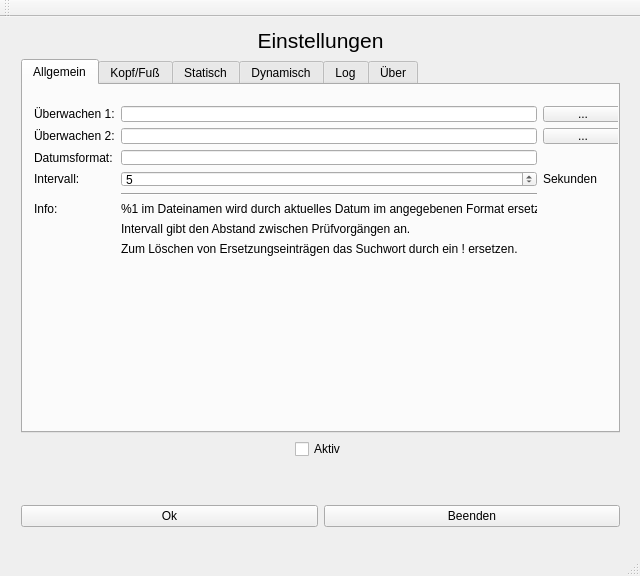
<?xml version="1.0" encoding="UTF-8"?>
<ui version="4.0">
 <class>rsi</class>
 <widget class="QMainWindow" name="rsi">
  <property name="geometry">
   <rect>
    <x>0</x>
    <y>0</y>
    <width>640</width>
    <height>576</height>
   </rect>
  </property>
  <property name="windowTitle">
   <string>rsi</string>
  </property>
  <widget class="QWidget" name="centralWidget">
   <widget class="QWidget" name="layoutWidget0">
    <property name="geometry">
     <rect>
      <x>10</x>
      <y>0</y>
      <width>621</width>
      <height>521</height>
     </rect>
    </property>
    <layout class="QVBoxLayout" name="verticalLayout">
     <item>
      <widget class="QLabel" name="header">
       <property name="font">
        <font>
         <pointsize>16</pointsize>
        </font>
       </property>
       <property name="text">
        <string>Einstellungen</string>
       </property>
       <property name="alignment">
        <set>Qt::AlignHCenter|Qt::AlignTop</set>
       </property>
      </widget>
     </item>
     <item>
      <widget class="QTabWidget" name="tabWidget">
       <property name="currentIndex">
        <number>0</number>
       </property>
       <widget class="QWidget" name="settings_tab">
        <attribute name="title">
         <string>Allgemein</string>
        </attribute>
        <widget class="QWidget" name="layoutWidget1">
         <property name="geometry">
          <rect>
           <x>0</x>
           <y>10</y>
           <width>611</width>
           <height>172</height>
          </rect>
         </property>
         <layout class="QGridLayout" name="form">
          <property name="sizeConstraint">
           <enum>QLayout::SetDefaultConstraint</enum>
          </property>
          <item row="2" column="0">
           <widget class="QLabel" name="label_uw_2">
            <property name="text">
             <string>Überwachen 2:</string>
            </property>
           </widget>
          </item>
          <item row="2" column="1">
           <widget class="QLineEdit" name="input_uw_2">
            <property name="enabled">
             <bool>true</bool>
            </property>
           </widget>
          </item>
          <item row="2" column="2">
           <widget class="QPushButton" name="button_uw_2">
            <property name="text">
             <string>...</string>
            </property>
           </widget>
          </item>
          <item row="0" column="0">
           <widget class="QLabel" name="label_uw">
            <property name="text">
             <string>Überwachen 1:</string>
            </property>
           </widget>
          </item>
          <item row="0" column="1">
           <widget class="QLineEdit" name="input_uw">
            <property name="enabled">
             <bool>true</bool>
            </property>
           </widget>
          </item>
          <item row="0" column="2">
           <widget class="QPushButton" name="button_uw">
            <property name="text">
             <string>...</string>
            </property>
           </widget>
          </item>
          <item row="3" column="0">
           <widget class="QLabel" name="label_dform">
            <property name="text">
             <string>Datumsformat:</string>
            </property>
           </widget>
          </item>
          <item row="3" column="1">
           <widget class="QLineEdit" name="input_dform"/>
          </item>
          <item row="4" column="0">
           <widget class="QLabel" name="label_int">
            <property name="text">
             <string>Intervall:</string>
            </property>
           </widget>
          </item>
          <item row="4" column="1">
           <widget class="QSpinBox" name="input_int">
            <property name="minimum">
             <number>1</number>
            </property>
            <property name="maximum">
             <number>3600</number>
            </property>
            <property name="value">
             <number>5</number>
            </property>
           </widget>
          </item>
          <item row="6" column="0">
           <widget class="QLabel" name="label_3">
            <property name="text">
             <string>Info:</string>
            </property>
           </widget>
          </item>
          <item row="6" column="1">
           <widget class="QLabel" name="label_2">
            <property name="text">
             <string>%1 im Dateinamen wird durch aktuelles Datum im angegebenen Format ersetzt. </string>
            </property>
           </widget>
          </item>
          <item row="5" column="1">
           <widget class="Line" name="line_3">
            <property name="orientation">
             <enum>Qt::Horizontal</enum>
            </property>
           </widget>
          </item>
          <item row="5" column="0">
           <spacer name="verticalSpacer">
            <property name="orientation">
             <enum>Qt::Vertical</enum>
            </property>
            <property name="sizeHint" stdset="0">
             <size>
              <width>20</width>
              <height>40</height>
             </size>
            </property>
           </spacer>
          </item>
          <item row="7" column="1">
           <widget class="QLabel" name="label">
            <property name="text">
             <string>Intervall gibt den Abstand zwischen Prüfvorgängen an.</string>
            </property>
           </widget>
          </item>
          <item row="4" column="2">
           <widget class="QLabel" name="label_4">
            <property name="text">
             <string>Sekunden</string>
            </property>
           </widget>
          </item>
          <item row="8" column="1">
           <widget class="QLabel" name="label_5">
            <property name="text">
             <string>Zum Löschen von Ersetzungseinträgen das Suchwort durch ein ! ersetzen.</string>
            </property>
           </widget>
          </item>
         </layout>
        </widget>
       </widget>
       <widget class="QWidget" name="headerfooter">
        <attribute name="title">
         <string>Kopf/Fuß</string>
        </attribute>
        <widget class="QWidget" name="horizontalLayoutWidget">
         <property name="geometry">
          <rect>
           <x>0</x>
           <y>0</y>
           <width>611</width>
           <height>361</height>
          </rect>
         </property>
         <layout class="QHBoxLayout" name="horizontalLayout_3">
          <item>
           <layout class="QVBoxLayout" name="verticalLayout_4">
            <item>
             <widget class="QPlainTextEdit" name="headText">
              <property name="sizePolicy">
               <sizepolicy hsizetype="Expanding" vsizetype="Expanding">
                <horstretch>0</horstretch>
                <verstretch>0</verstretch>
               </sizepolicy>
              </property>
             </widget>
            </item>
            <item>
             <widget class="Line" name="line_2">
              <property name="orientation">
               <enum>Qt::Horizontal</enum>
              </property>
             </widget>
            </item>
            <item>
             <widget class="QPlainTextEdit" name="footText">
              <property name="sizePolicy">
               <sizepolicy hsizetype="Expanding" vsizetype="Expanding">
                <horstretch>0</horstretch>
                <verstretch>0</verstretch>
               </sizepolicy>
              </property>
             </widget>
            </item>
           </layout>
          </item>
          <item>
           <layout class="QVBoxLayout" name="verticalLayout_2">
            <item>
             <widget class="QLabel" name="headLabel">
              <property name="text">
               <string>Kopf</string>
              </property>
             </widget>
            </item>
            <item>
             <spacer name="headSpacer">
              <property name="orientation">
               <enum>Qt::Vertical</enum>
              </property>
              <property name="sizeHint" stdset="0">
               <size>
                <width>20</width>
                <height>40</height>
               </size>
              </property>
             </spacer>
            </item>
            <item>
             <widget class="QPushButton" name="headSave">
              <property name="enabled">
               <bool>false</bool>
              </property>
              <property name="text">
               <string>Speichern</string>
              </property>
             </widget>
            </item>
            <item>
             <widget class="QPushButton" name="headReset">
              <property name="enabled">
               <bool>false</bool>
              </property>
              <property name="text">
               <string>Zurücksetzen</string>
              </property>
             </widget>
            </item>
            <item>
             <widget class="Line" name="line">
              <property name="orientation">
               <enum>Qt::Horizontal</enum>
              </property>
             </widget>
            </item>
            <item>
             <widget class="QLabel" name="footLabel">
              <property name="text">
               <string>Fuß</string>
              </property>
             </widget>
            </item>
            <item>
             <spacer name="footSpacer">
              <property name="orientation">
               <enum>Qt::Vertical</enum>
              </property>
              <property name="sizeHint" stdset="0">
               <size>
                <width>20</width>
                <height>40</height>
               </size>
              </property>
             </spacer>
            </item>
            <item>
             <widget class="QPushButton" name="footSave">
              <property name="enabled">
               <bool>false</bool>
              </property>
              <property name="text">
               <string>Speichern</string>
              </property>
             </widget>
            </item>
            <item>
             <widget class="QPushButton" name="footReset">
              <property name="enabled">
               <bool>false</bool>
              </property>
              <property name="text">
               <string>Zurücksetzen</string>
              </property>
             </widget>
            </item>
           </layout>
          </item>
         </layout>
        </widget>
       </widget>
       <widget class="QWidget" name="static_tab">
        <attribute name="title">
         <string>Statisch</string>
        </attribute>
        <widget class="QTableView" name="table_static">
         <property name="geometry">
          <rect>
           <x>0</x>
           <y>0</y>
           <width>621</width>
           <height>371</height>
          </rect>
         </property>
        </widget>
       </widget>
       <widget class="QWidget" name="dynamic_tab">
        <attribute name="title">
         <string>Dynamisch</string>
        </attribute>
        <widget class="QTableView" name="table_dynamic">
         <property name="geometry">
          <rect>
           <x>0</x>
           <y>0</y>
           <width>621</width>
           <height>371</height>
          </rect>
         </property>
        </widget>
       </widget>
       <widget class="QWidget" name="log_tab">
        <attribute name="title">
         <string>Log</string>
        </attribute>
        <widget class="QPlainTextEdit" name="log">
         <property name="geometry">
          <rect>
           <x>0</x>
           <y>0</y>
           <width>611</width>
           <height>361</height>
          </rect>
         </property>
         <property name="undoRedoEnabled">
          <bool>false</bool>
         </property>
         <property name="readOnly">
          <bool>true</bool>
         </property>
        </widget>
       </widget>
       <widget class="QWidget" name="about_tab">
        <attribute name="title">
         <string>Über</string>
        </attribute>
        <widget class="QTextEdit" name="about">
         <property name="geometry">
          <rect>
           <x>0</x>
           <y>0</y>
           <width>611</width>
           <height>361</height>
          </rect>
         </property>
         <property name="undoRedoEnabled">
          <bool>false</bool>
         </property>
         <property name="readOnly">
          <bool>true</bool>
         </property>
         <property name="html">
          <string>&lt;!DOCTYPE HTML PUBLIC &quot;-//W3C//DTD HTML 4.0//EN&quot; &quot;http://www.w3.org/TR/REC-html40/strict.dtd&quot;&gt;
&lt;html&gt;&lt;head&gt;&lt;meta name=&quot;qrichtext&quot; content=&quot;1&quot; /&gt;&lt;style type=&quot;text/css&quot;&gt;
p, li { white-space: pre-wrap; }
&lt;/style&gt;&lt;/head&gt;&lt;body style=&quot; font-family:'MS Shell Dlg 2'; font-size:8.25pt; font-weight:400; font-style:normal;&quot;&gt;
&lt;p style=&quot; margin-top:0px; margin-bottom:0px; margin-left:0px; margin-right:0px; -qt-block-indent:0; text-indent:0px;&quot;&gt;&lt;span style=&quot; font-family:'Ubuntu'; font-size:12pt; font-weight:600;&quot;&gt;Re-stand-in&lt;br /&gt;&lt;/span&gt;&lt;/p&gt;
&lt;p style=&quot; margin-top:0px; margin-bottom:0px; margin-left:0px; margin-right:0px; -qt-block-indent:0; text-indent:0px;&quot;&gt;&lt;span style=&quot; font-family:'Courier New,courier'; font-size:9pt; color:#000000;&quot;&gt;Revision 31 &lt;/span&gt;&lt;/p&gt;
&lt;p style=&quot;-qt-paragraph-type:empty; margin-top:0px; margin-bottom:0px; margin-left:0px; margin-right:0px; -qt-block-indent:0; text-indent:0px; font-family:'Ubuntu'; font-size:12pt; font-weight:600;&quot;&gt;&lt;/p&gt;
&lt;p style=&quot; margin-top:0px; margin-bottom:0px; margin-left:0px; margin-right:0px; -qt-block-indent:0; text-indent:0px;&quot;&gt;&lt;span style=&quot; font-family:'Ubuntu'; font-size:9pt; color:#000000;&quot;&gt;Copyright (C) 2012 Heiko Metzger &amp;lt;www.heikometzger.de&amp;gt;&lt;br /&gt;&lt;/span&gt;&lt;/p&gt;
&lt;p style=&quot;-qt-paragraph-type:empty; margin-top:0px; margin-bottom:0px; margin-left:0px; margin-right:0px; -qt-block-indent:0; text-indent:0px; font-family:'Ubuntu'; font-size:9pt; color:#000000;&quot;&gt;&lt;/p&gt;
&lt;p style=&quot; margin-top:0px; margin-bottom:0px; margin-left:0px; margin-right:0px; -qt-block-indent:0; text-indent:0px;&quot;&gt;&lt;span style=&quot; font-family:'Courier New,courier'; font-size:9pt; color:#000000;&quot;&gt;This program is free software; you can redistribute it and/or modify &lt;/span&gt;&lt;/p&gt;
&lt;p style=&quot; margin-top:0px; margin-bottom:0px; margin-left:0px; margin-right:0px; -qt-block-indent:0; text-indent:0px;&quot;&gt;&lt;span style=&quot; font-family:'Courier New,courier'; font-size:9pt; color:#000000;&quot;&gt;it under the terms of the GNU General Public License as published by &lt;/span&gt;&lt;/p&gt;
&lt;p style=&quot; margin-top:0px; margin-bottom:0px; margin-left:0px; margin-right:0px; -qt-block-indent:0; text-indent:0px;&quot;&gt;&lt;span style=&quot; font-family:'Courier New,courier'; font-size:9pt; color:#000000;&quot;&gt;the Free Software Foundation; either version 3 of the License, or &lt;/span&gt;&lt;/p&gt;
&lt;p style=&quot; margin-top:0px; margin-bottom:0px; margin-left:0px; margin-right:0px; -qt-block-indent:0; text-indent:0px;&quot;&gt;&lt;span style=&quot; font-family:'Courier New,courier'; font-size:9pt; color:#000000;&quot;&gt;(at your option) any later version. &lt;br /&gt;&lt;/span&gt;&lt;/p&gt;
&lt;p style=&quot; margin-top:0px; margin-bottom:0px; margin-left:0px; margin-right:0px; -qt-block-indent:0; text-indent:0px;&quot;&gt;&lt;span style=&quot; font-family:'Courier New,courier'; font-size:9pt; color:#000000;&quot;&gt;This program is distributed in the hope that it will be useful, &lt;/span&gt;&lt;/p&gt;
&lt;p style=&quot; margin-top:0px; margin-bottom:0px; margin-left:0px; margin-right:0px; -qt-block-indent:0; text-indent:0px;&quot;&gt;&lt;span style=&quot; font-family:'Courier New,courier'; font-size:9pt; color:#000000;&quot;&gt;but WITHOUT ANY WARRANTY; without even the implied warranty of &lt;/span&gt;&lt;/p&gt;
&lt;p style=&quot; margin-top:0px; margin-bottom:0px; margin-left:0px; margin-right:0px; -qt-block-indent:0; text-indent:0px;&quot;&gt;&lt;span style=&quot; font-family:'Courier New,courier'; font-size:9pt; color:#000000;&quot;&gt;MERCHANTABILITY or FITNESS FOR A PARTICULAR PURPOSE.  See the &lt;/span&gt;&lt;/p&gt;
&lt;p style=&quot; margin-top:0px; margin-bottom:0px; margin-left:0px; margin-right:0px; -qt-block-indent:0; text-indent:0px;&quot;&gt;&lt;span style=&quot; font-family:'Courier New,courier'; font-size:9pt; color:#000000;&quot;&gt;GNU General Public License for more details. &lt;br /&gt;&lt;/span&gt;&lt;/p&gt;
&lt;p style=&quot; margin-top:0px; margin-bottom:0px; margin-left:0px; margin-right:0px; -qt-block-indent:0; text-indent:0px;&quot;&gt;&lt;span style=&quot; font-family:'Courier New,courier'; font-size:9pt; color:#000000;&quot;&gt;You should have received a copy of the GNU General Public License &lt;/span&gt;&lt;/p&gt;
&lt;p style=&quot; margin-top:0px; margin-bottom:0px; margin-left:0px; margin-right:0px; -qt-block-indent:0; text-indent:0px;&quot;&gt;&lt;span style=&quot; font-family:'Courier New,courier'; font-size:9pt; color:#000000;&quot;&gt;along with this program; if not, write to the Free Software &lt;/span&gt;&lt;/p&gt;
&lt;p style=&quot; margin-top:0px; margin-bottom:0px; margin-left:0px; margin-right:0px; -qt-block-indent:0; text-indent:0px;&quot;&gt;&lt;span style=&quot; font-family:'Courier New,courier'; font-size:9pt; color:#000000;&quot;&gt;Foundation, Inc., 59 Temple Place, Suite 330, Boston, MA  02111-1307  USA&lt;/span&gt;&lt;/p&gt;&lt;/body&gt;&lt;/html&gt;</string>
         </property>
        </widget>
       </widget>
      </widget>
     </item>
     <item>
      <layout class="QHBoxLayout" name="horizontalLayout_2">
       <item>
        <spacer name="horizontalSpacer">
         <property name="orientation">
          <enum>Qt::Horizontal</enum>
         </property>
         <property name="sizeHint" stdset="0">
          <size>
           <width>40</width>
           <height>20</height>
          </size>
         </property>
        </spacer>
       </item>
       <item>
        <widget class="QCheckBox" name="checkbox_active">
         <property name="text">
          <string>Aktiv</string>
         </property>
        </widget>
       </item>
       <item>
        <spacer name="horizontalSpacer_2">
         <property name="orientation">
          <enum>Qt::Horizontal</enum>
         </property>
         <property name="sizeHint" stdset="0">
          <size>
           <width>40</width>
           <height>20</height>
          </size>
         </property>
        </spacer>
       </item>
      </layout>
     </item>
     <item>
      <layout class="QHBoxLayout" name="horizontalLayout">
       <property name="topMargin">
        <number>40</number>
       </property>
       <item>
        <widget class="QPushButton" name="button_ok">
         <property name="text">
          <string>Ok</string>
         </property>
        </widget>
       </item>
       <item>
        <widget class="QPushButton" name="button_quit">
         <property name="text">
          <string>Beenden</string>
         </property>
        </widget>
       </item>
      </layout>
     </item>
    </layout>
   </widget>
  </widget>
  <widget class="QMenuBar" name="menuBar">
   <property name="geometry">
    <rect>
     <x>0</x>
     <y>0</y>
     <width>640</width>
     <height>21</height>
    </rect>
   </property>
  </widget>
  <widget class="QToolBar" name="mainToolBar">
   <attribute name="toolBarArea">
    <enum>TopToolBarArea</enum>
   </attribute>
   <attribute name="toolBarBreak">
    <bool>false</bool>
   </attribute>
  </widget>
  <widget class="QStatusBar" name="statusBar"/>
 </widget>
 <layoutdefault spacing="6" margin="11"/>
 <resources/>
 <connections/>
</ui>
